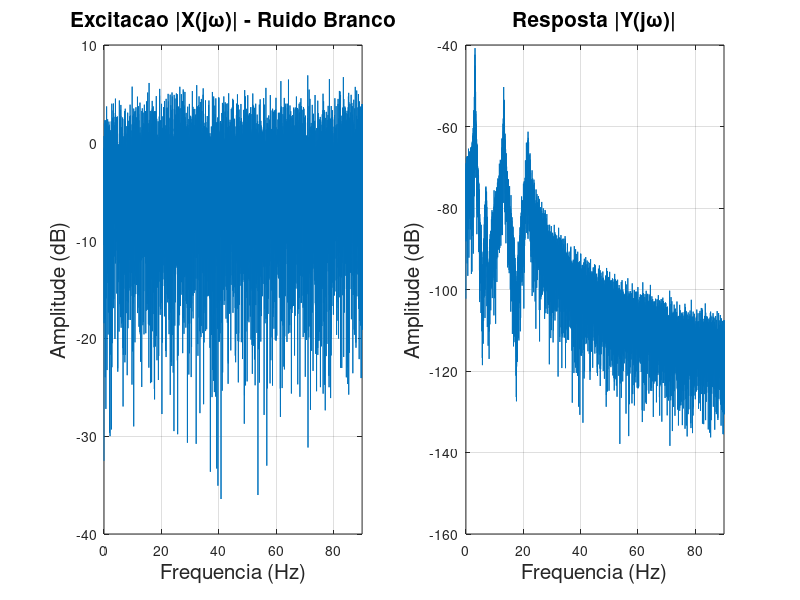
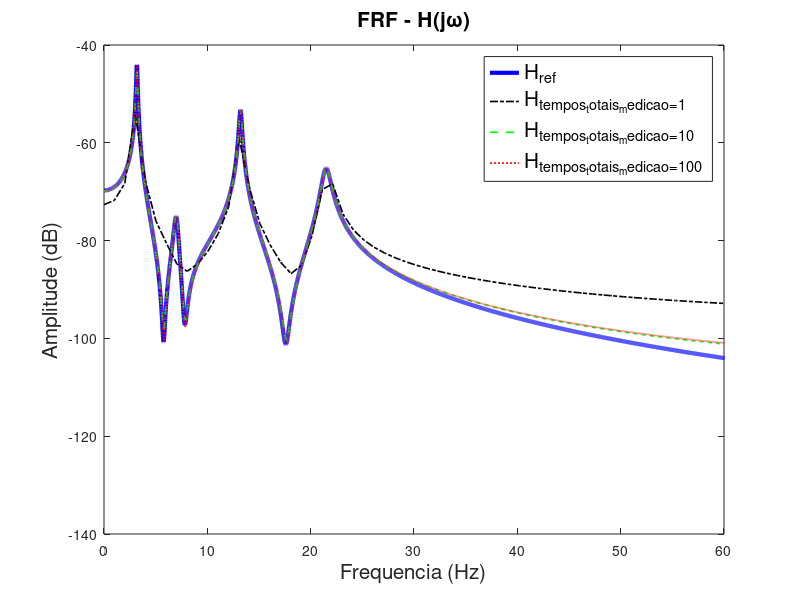
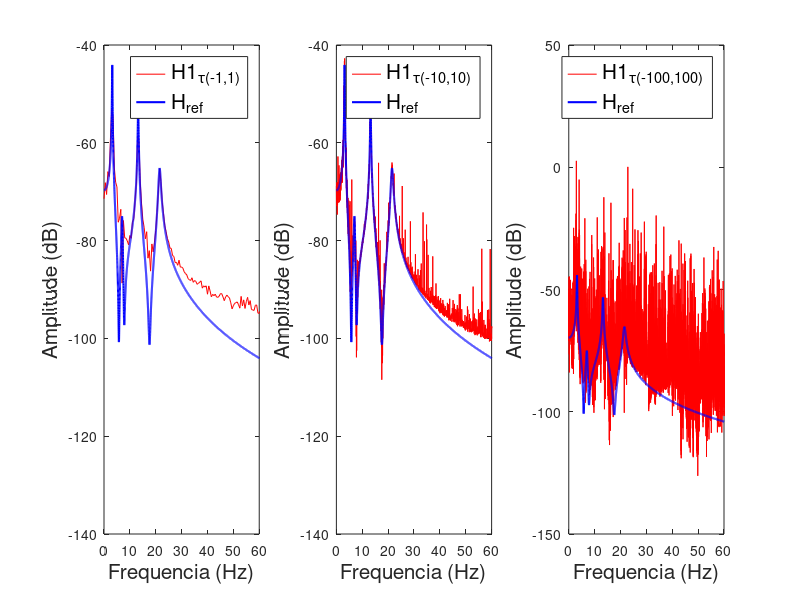
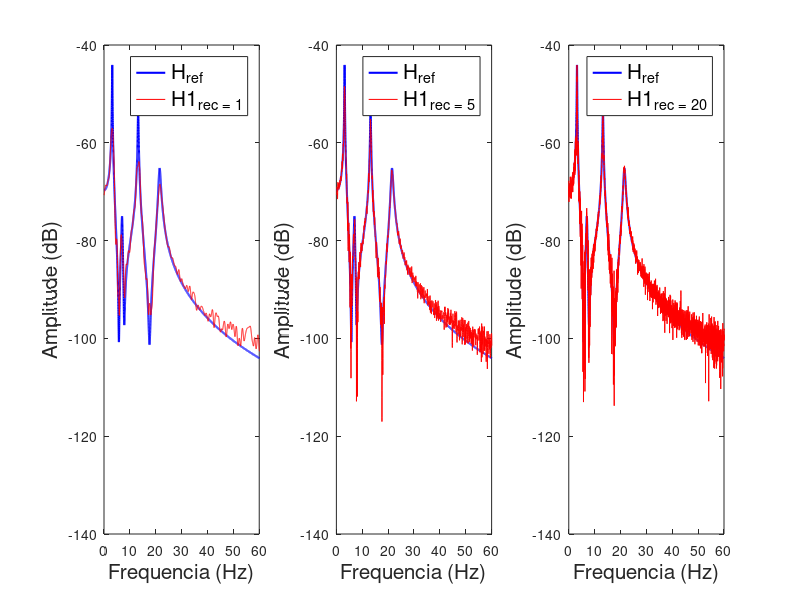

The MATLAB source for these figures, in order: (Note: this script raises an error after producing the figures.)
%% questao_3: function description
function questao_3 = questao_3()
	
	% A)
	amplitudes = [0.1 0.02 0.3 0.4]; % [metro]
	frequencias_angulares = [20 44 83 135]; % [rad/s]
	fatores_amortecimento = [0.02 0.03 0.01 0.02]; % qsi
	frequencias_naturais_amortecidas = [
		frequencias_angulares(1) * sqrt(1 - fatores_amortecimento(1)^2) ...
		frequencias_angulares(2) * sqrt(1 - fatores_amortecimento(2)^2) ...
		frequencias_angulares(3) * sqrt(1 - fatores_amortecimento(3)^2) ...
		frequencias_angulares(4) * sqrt(1 - fatores_amortecimento(4)^2) ...
	];

	tempos_totais_medicao = [1 10 100]; % [segundos]
	frequencia_amostragem = 180; % pontos por segundo [Hz]

	tempos_medicao = {
		% 1 segundo
		0 : 1/frequencia_amostragem : tempos_totais_medicao(1)-1/frequencia_amostragem ...
		% 10 segundos
		0 : 1/frequencia_amostragem : tempos_totais_medicao(2)-1/frequencia_amostragem ...
		% 100 segundos
		0 : 1/frequencia_amostragem : tempos_totais_medicao(3)-1/frequencia_amostragem
	};
	
	numero_total_pontos = tempos_totais_medicao(3)*frequencia_amostragem; % numero de elementos
	f = frequencia_amostragem*(0:numero_total_pontos-1)/numero_total_pontos; % [Hz]
	f_1 = linspace(0,180,length(tempos_medicao{1}));
	f_10 = linspace(0,180,length(tempos_medicao{2}));
	f_100 = linspace(0,180,length(tempos_medicao{3}));
	w = f*2*pi;              % vetor da frequência (rad/s)

	% Sistema de quatro graus de liberdade:
	h_1 = amplitudes(1)/frequencias_naturais_amortecidas(1) * exp(-fatores_amortecimento(1) ...
	 * frequencias_angulares(1) .* tempos_medicao{1}) .* sin(frequencias_naturais_amortecidas(1) ...
	  *tempos_medicao{1}) + amplitudes(2)/frequencias_naturais_amortecidas(2) * ...
	   exp(-fatores_amortecimento(2) * frequencias_angulares(2) * tempos_medicao{1}) .* ...
	    sin(frequencias_naturais_amortecidas(2)*tempos_medicao{1})...
	    + amplitudes(3)/frequencias_naturais_amortecidas(3) * exp(-fatores_amortecimento(3) * ...
	     frequencias_angulares(3) * tempos_medicao{1}) .* sin(frequencias_naturais_amortecidas(3) ... 
	     *tempos_medicao{1}) + amplitudes(4)/frequencias_naturais_amortecidas(4) * ... 
	     exp(-fatores_amortecimento(4) * frequencias_angulares(4) * tempos_medicao{1}) .* ... 
	     sin(frequencias_naturais_amortecidas(4)*tempos_medicao{1}); 
	h_10 = amplitudes(1)/frequencias_naturais_amortecidas(1) * exp(-fatores_amortecimento(1) ... 
	 * frequencias_angulares(1) .* tempos_medicao{2}) .* sin(frequencias_naturais_amortecidas(1) ... 
	 *tempos_medicao{2}) + amplitudes(2)/frequencias_naturais_amortecidas(2) * exp(-fatores_amortecimento(2) ...
	  * frequencias_angulares(2) * tempos_medicao{2}) .* sin(frequencias_naturais_amortecidas(2)*tempos_medicao{2})...
	    + amplitudes(3)/frequencias_naturais_amortecidas(3) * exp(-fatores_amortecimento(3) * ...
	     frequencias_angulares(3) * tempos_medicao{2}) .* sin(frequencias_naturais_amortecidas(3) ... 
	     *tempos_medicao{2}) + amplitudes(4)/frequencias_naturais_amortecidas(4) * ... 
	      exp(-fatores_amortecimento(4) * frequencias_angulares(4) * tempos_medicao{2}) .* ...
	       sin(frequencias_naturais_amortecidas(4)*tempos_medicao{2}); 
	h_100 = amplitudes(1)/frequencias_naturais_amortecidas(1) * exp(-fatores_amortecimento(1) ...
	 * frequencias_angulares(1) .* tempos_medicao{3}) .* sin(frequencias_naturais_amortecidas(1) ... 
	 *tempos_medicao{3}) + amplitudes(2)/frequencias_naturais_amortecidas(2) * ... 
	 exp(-fatores_amortecimento(2) * frequencias_angulares(2) * tempos_medicao{3}) ...
	  .* sin(frequencias_naturais_amortecidas(2)*tempos_medicao{3})...
	    + amplitudes(3)/frequencias_naturais_amortecidas(3) * exp(-fatores_amortecimento(3) ...
	     * frequencias_angulares(3) * tempos_medicao{3}) .* sin(frequencias_naturais_amortecidas(3) ... 
	     *tempos_medicao{3}) + amplitudes(4)/frequencias_naturais_amortecidas(4) * ...
	      exp(-fatores_amortecimento(4) * frequencias_angulares(4) * tempos_medicao{3}) ...
	       .* sin(frequencias_naturais_amortecidas(4)*tempos_medicao{3}); 

	% Magnitude FRF referência:
	Href = amplitudes(1) ./  ... 
	(frequencias_angulares(1).^2 - w.^2 ...
	 + 1i*2*fatores_amortecimento(1)*frequencias_angulares(1).*w) ...
	  + amplitudes(2) ./ ...
	   (frequencias_angulares(2).^2 - w.^2 ...
	    + 1i*2*fatores_amortecimento(2)*frequencias_angulares(2).*w)...
	    + amplitudes(3) ./ ...
	     (frequencias_angulares(3).^2 - w.^2 ...
	      + 1i*2*fatores_amortecimento(3)*frequencias_angulares(3).*w) ...
	       + amplitudes(4) ./ ...
	        (frequencias_angulares(4).^2 - w.^2 ...
	         + 1i*2*fatores_amortecimento(4)*frequencias_angulares(4).*w);

	H_1 = fft(h_1)/frequencia_amostragem;
	H_10 = fft(h_10)/frequencia_amostragem;
	H_100 = fft(h_100)/frequencia_amostragem;
	% Excitação
	x = randn(1,numero_total_pontos);  
	X = fft(x,numero_total_pontos)/frequencia_amostragem;
	% Resposta 
	Y = Href.*X;
	y = conv(x,h_100);
	y = y(1:numero_total_pontos);
	% Em escala log
	XdB = 20*log10(abs(X));
	YdB = 20*log10(abs(Y));
	HrefdB = 20*log10(abs(Href));
	HdB_1 = 20*log10(abs(H_1));
	HdB_10 = 20*log10(abs(H_10));
	HdB_100 = 20*log10(abs(H_100));
	%PLOtempos_totais_medicao 3(a)
	figure(4)
	subplot(1,2,1)
	plot(f,XdB)
	xlabel('Frequencia (Hz)','Fontsize',15)
	ylabel('Amplitude (dB)','Fontsize',15)
	title('Excitacao |X(j\omega)| - Ruido Branco','Fontsize',15)
	grid on
	xlim([0 90])
	subplot(1,2,2)
	plot(f,YdB)
	xlabel('Frequencia (Hz)','Fontsize',15)
	ylabel('Amplitude (dB)','Fontsize',15)
	title('Resposta |Y(j\omega)|','Fontsize',15)
	grid on
	xlim([0 90])
	%PLOtempos_totais_medicao 3(b)
	figure(5)
	plot(f,HrefdB,'b','LineWidth',3)
	hold on
	plot(f_1,HdB_1,'k-.','LineWidth',1.2)
	plot(f_10,HdB_10,'g--','LineWidth',1.2)
	plot(f_100,HdB_100,'r:','LineWidth',1.2)
	xlim([0 60])
	k=legend('H_{ref}','H_{tempos_totais_medicao=1}','H_{tempos_totais_medicao=10}','H_{tempos_totais_medicao=100}');
	set(k,'FontSize',15)
	title('FRF - H(j\omega)','Fontsize',15)
	xlabel('Frequencia (Hz)','Fontsize',15)
	ylabel('Amplitude (dB)','Fontsize',15)


	% 3(c)
	% -1<tau<1
	[Rxx_1, tau_1] = xcorr(x,x,frequencia_amostragem,'unbiased'); 
	[Rxy_1, tau_1] = xcorr(x,y,frequencia_amostragem,'unbiased'); % Correlação-cruzada
	tau_1 = tau_1/frequencia_amostragem;
	Sxx_1 = fft(Rxx_1);Sxy_1=fft(Rxy_1);H1_1=Sxy_1./Sxx_1;
	H1_1=abs(H1_1/frequencia_amostragem);
	f_1=linspace(0,180,length(Rxy_1));
	% -10<tau<10

	[Rxx_10, tau_10] = xcorr(x,x,frequencia_amostragem*10,'unbiased'); 
	[Rxy_10, tau_10] = xcorr(x,y,frequencia_amostragem*10,'unbiased'); % Correlação-cruzada
	tau_10 = tau_10/frequencia_amostragem;
	Sxx_10 = fft(Rxx_10);Sxy_10=fft(Rxy_10);H1_10=Sxy_10./Sxx_10;
	H1_10=abs(H1_10/frequencia_amostragem);
	f_10=linspace(0,180,length(Rxy_10));
	% -100<tau<100

	[Rxx_100, tau_100] = xcorr(x,x,frequencia_amostragem*100,'unbiased'); 
	[Rxy_100, tau_100] = xcorr(x,y,frequencia_amostragem*100,'unbiased'); % Correlação-cruzada
	tau_100 = tau_100/frequencia_amostragem;
	Sxx_100 = fft(Rxx_100);Sxy_100=fft(Rxy_100);H1_100=Sxy_100./Sxx_100;
	H1_100=abs(H1_100/frequencia_amostragem);
	f_100=linspace(0,180,length(Rxy_100));

	%PLOtempos_totais_medicao 3(c)

	figure(6)
	subplot(1,3,1)
	plot(f_1,20*log10(H1_1),'r')
	hold on
	plot(f,HrefdB,'b','LineWidth',1.5)
	xlim([0 60])
	xlabel('Frequencia (Hz)','Fontsize',15)
	ylabel('Amplitude (dB)', 'Fontsize',15)
	k=legend('H1_{\tau(-1,1)}','H_{ref}');
	set(k,'FontSize',15)

	subplot(1,3,2)
	plot(f_10,20*log10(H1_10),'r')
	hold on
	plot(f,HrefdB,'b','LineWidth',1.5)
	xlim([0 60])
	xlabel('Frequencia (Hz)','Fontsize',15)
	ylabel('Amplitude (dB)', 'Fontsize',15)
	k=legend('H1_{\tau(-10,10)}','H_{ref}');
	set(k,'FontSize',15)

	subplot(1,3,3)
	plot(f_100,20*log10(H1_100),'r')
	hold on
	plot(f,HrefdB,'b','LineWidth',1.5)
	xlim([0 60])
	xlabel('Frequencia (Hz)','Fontsize',15)
	ylabel('Amplitude (dB)', 'Fontsize',15)
	k=legend('H1_{\tau(-100,100)}','H_{ref}');
	set(k,'FontSize',15)

	%3(d)
	%Definindo um perido de janela tempos_totais_medicaor = [1 5 20] [s]
	tempos_totais_medicaor_1 = 1; numero_total_pontosr_1 = frequencia_amostragem*tempos_totais_medicaor_1;
	tempos_totais_medicaor_5 = 5;  numero_total_pontosr_5 = frequencia_amostragem*tempos_totais_medicaor_5;
	tempos_totais_medicaor_20 = 20;  numero_total_pontosr_20 = frequencia_amostragem*tempos_totais_medicaor_20;

	Sxx_W_1 = cpsd(x,x, rectwin(numero_total_pontosr_1), 0, numero_total_pontos,frequencia_amostragem, 'twosided'); % Sxx utilizando o Método de Welch
	Sxy_W_1 = cpsd(y,x, rectwin(numero_total_pontosr_1), 0, numero_total_pontos,frequencia_amostragem,'twosided'); % Sxy utilizando o Método de Welch
	H1_W_1 = Sxy_W_1./Sxx_W_1;
	H1_W_1=abs(H1_W_1)/frequencia_amostragem;

	Sxx_W_5 = cpsd(x,x, rectwin(numero_total_pontosr_5), 0, numero_total_pontos,frequencia_amostragem, 'twosided'); % Sxx utilizando o Método de Welch
	Sxy_W_5 = cpsd(y,x, rectwin(numero_total_pontosr_5), 0, numero_total_pontos,frequencia_amostragem,'twosided'); % Sxy utilizando o Método de Welch
	H1_W_5 = Sxy_W_5./Sxx_W_5;
	H1_W_5=abs(H1_W_5)/frequencia_amostragem;

	Sxx_W_20 = cpsd(x,x, rectwin(numero_total_pontosr_20), 0, numero_total_pontos,frequencia_amostragem, 'twosided'); % Sxx utilizando o Método de Welch
	Sxy_W_20 = cpsd(y,x, rectwin(numero_total_pontosr_20), 0, numero_total_pontos,frequencia_amostragem,'twosided'); % Sxy utilizando o Método de Welch
	H1_W_20 = Sxy_W_20./Sxx_W_20;
	H1_W_20=abs(H1_W_20)/frequencia_amostragem;

	%PLOtempos_totais_medicao 3(d)

	figure(7)

	subplot(1,3,1)
	plot(f,HrefdB,'b','LineWidth',1.5)
	hold on
	plot(f,20*log10(H1_W_1),'r')
	xlim([0 60])
	xlabel('Frequencia (Hz)','Fontsize',15)
	ylabel('Amplitude (dB)', 'Fontsize',15)
	k=legend('H_{ref}','H1_{rec = 1}');
	set(k,'FontSize',15)

	subplot(1,3,2)
	plot(f,HrefdB,'b','LineWidth',1.5)
	hold on
	plot(f,20*log10(H1_W_5),'r')
	xlim([0 60])
	xlabel('Frequencia (Hz)','Fontsize',15)
	ylabel('Amplitude (dB)', 'Fontsize',15)
	k=legend('H_{ref}','H1_{rec = 5}');
	set(k,'FontSize',15)

	subplot(1,3,3)
	plot(f,HrefdB,'b','LineWidth',1.5)
	hold on
	plot(f,20*log10(H1_W_20),'r')
	xlim([0 60])
	xlabel('Frequencia (Hz)','Fontsize',15)
	ylabel('Amplitude (dB)', 'Fontsize',15)
	k=legend('H_{ref}','H1_{rec = 20}');
	set(k,'FontSize',15)

	%3(e)
	%Definindo um perido de janela tempos_totais_medicaor = [10] [s]

	tempos_totais_medicaor_10 = 10;  numero_total_pontosr_10 = frequencia_amostragem*tempos_totais_medicaor_10;

	%MÉtempos_totais_medicaoODO DE WELCH PARA DIFEREnumero_total_pontostempos_totais_medicaoES OVERLAP
	Sxx_O_25 = cpsd(x,x, rectwin(numero_total_pontosr_10), numero_total_pontosr_10/4, numero_total_pontos,frequencia_amostragem, 'twosided'); % Sxx utilizando o Método de Welch
	Sxy_O_25 = cpsd(y,x, rectwin(numero_total_pontosr_10), numero_total_pontosr_10/4, numero_total_pontos,frequencia_amostragem,'twosided'); % Sxy utilizando o Método de Welch
	H1_O_25 = Sxy_O_25./Sxx_O_25;
	H1_O_25=abs(H1_O_25)/frequencia_amostragem;

	Sxx_O_50 = cpsd(x,x, rectwin(numero_total_pontosr_10), numero_total_pontosr_10/2, numero_total_pontos,frequencia_amostragem, 'twosided'); % Sxx utilizando o Método de Welch
	Sxy_O_50 = cpsd(y,x, rectwin(numero_total_pontosr_10), numero_total_pontosr_10/2, numero_total_pontos,frequencia_amostragem,'twosided'); % Sxy utilizando o Método de Welch
	H1_O_50 = Sxy_O_50./Sxx_O_50;
	H1_O_50=abs(H1_O_50)/frequencia_amostragem;

	Sxx_O_75 = cpsd(x,x, rectwin(numero_total_pontosr_10), 3*numero_total_pontosr_10/4, numero_total_pontos,frequencia_amostragem, 'twosided'); % Sxx utilizando o Método de Welch
	Sxy_O_75 = cpsd(y,x, rectwin(numero_total_pontosr_10), 3*numero_total_pontosr_10/4, numero_total_pontos,frequencia_amostragem,'twosided'); % Sxy utilizando o Método de Welch
	H1_O_75 = Sxy_O_75./Sxx_O_75;
	H1_O_75=abs(H1_O_75)/frequencia_amostragem;

	figure(8)

	subplot(1,3,1)
	plot(f,HrefdB,'b','LineWidth',1.5)
	hold on
	plot(f,20*log10(H1_O_25),'r')
	xlim([0 60])
	xlabel('Frequencia (Hz)','Fontsize',15)
	ylabel('Amplitude (dB)', 'Fontsize',15)
	k=legend('H_{ref}','H1_{overlap = 25%}');
	set(k,'FontSize',15)

	subplot(1,3,2)
	plot(f,HrefdB,'b','LineWidth',1.5)
	hold on
	plot(f,20*log10(H1_O_50),'r')
	xlim([0 60])
	xlabel('Frequencia (Hz)','Fontsize',15)
	ylabel('Amplitude (dB)', 'Fontsize',15)
	k=legend('H_{ref}','H1_{overlap = 50%}');
	set(k,'FontSize',15)


	subplot(1,3,3)
	plot(f,HrefdB,'b','LineWidth',1.5)
	hold on
	plot(f,20*log10(H1_O_75),'r')
	xlim([0 60])
	xlabel('Frequencia (Hz)','Fontsize',15)
	ylabel('Amplitude (dB)', 'Fontsize',15)
	k=legend('H_{ref}','H1_{overlap = 75%}');
	set(k,'FontSize',15)

	%3(f)

	%MÉtempos_totais_medicaoODO DE WELCH COM AS JAnumero_total_pontosELAS Utempos_totais_medicaoILIZADAS numero_total_pontosA QUEStempos_totais_medicaoÃO 2

	Sxx_Rec = cpsd(x,x, rectwin(numero_total_pontosr_10), numero_total_pontosr_10/2, numero_total_pontos,frequencia_amostragem, 'twosided'); % Sxx utilizando o Método de Welch
	Sxy_Rec = cpsd(y,x, rectwin(numero_total_pontosr_10), numero_total_pontosr_10/2, numero_total_pontos,frequencia_amostragem,'twosided'); % Sxy utilizando o Método de Welch
	H1_Rec = Sxy_Rec./Sxx_Rec;
	H1_Rec=abs(H1_Rec)/frequencia_amostragem;
	A=corrcoef(HrefdB,H1_Rec);
	A=abs(A(1,2));

	Sxx_tempos_totais_medicaouk= cpsd(x,x, tukeywin(numero_total_pontosr_10), numero_total_pontosr_10/2, numero_total_pontos,frequencia_amostragem, 'twosided'); % Sxx utilizando o Método de Welch
	Sxy_tempos_totais_medicaouk = cpsd(y,x, tukeywin(numero_total_pontosr_10), numero_total_pontosr_10/2, numero_total_pontos,frequencia_amostragem,'twosided'); % Sxy utilizando o Método de Welch
	H1_tempos_totais_medicaouk = Sxy_tempos_totais_medicaouk./Sxx_tempos_totais_medicaouk;
	H1_tempos_totais_medicaouk=abs(H1_tempos_totais_medicaouk)/frequencia_amostragem;
	B=corrcoef(HrefdB,H1_tempos_totais_medicaouk);
	B=abs(B(1,2));

	Sxx_tempos_totais_medicaorian = cpsd(x,x, triang(numero_total_pontosr_10), numero_total_pontosr_10/2, numero_total_pontos,frequencia_amostragem, 'twosided'); % Sxx utilizando o Método de Welch
	Sxy_tempos_totais_medicaorian = cpsd(y,x, triang(numero_total_pontosr_10), numero_total_pontosr_10/2, numero_total_pontos,frequencia_amostragem,'twosided'); % Sxy utilizando o Método de Welch
	H1_tempos_totais_medicaorian = Sxy_tempos_totais_medicaorian./Sxx_tempos_totais_medicaorian;
	H1_tempos_totais_medicaorian=abs(H1_tempos_totais_medicaorian)/frequencia_amostragem;
	C=corrcoef(HrefdB,H1_tempos_totais_medicaorian);
	C=abs(C(1,2));

	%PLOtempos_totais_medicao 3(f)
	texto_correlacao_x = 123;
	texto_correlacao_y = 11;
	figure(9)
	subplot(1,3,1)
	plot(f,HrefdB,'b','LineWidth',1.5)
	hold on
	plot(f,20*log10(H1_Rec),'r')
	strmax = ['Correlacao = ', num2str(A)];
	text(45,-115,strmax,'HorizontalAlignment','right','Fontsize',13);
	axis([0 60 -120 -40])
	xlabel('Frequencia (Hz)','Fontsize',15)
	ylabel('Amplitude (dB)', 'Fontsize',15)
	k=legend('H_{ref}','H1_{retangular}');
	set(k,'FontSize',15)

	subplot(1,3,2)
	plot(f,HrefdB,'b','LineWidth',1.5)
	hold on
	plot(f,20*log10(H1_tempos_totais_medicaouk),'r')
	strmax = ['Correlacao = ', num2str(B)];
	text(45,-105,strmax,'HorizontalAlignment','right','Fontsize',13);
	xlim([0 60])
	xlabel('Frequencia (Hz)','Fontsize',15)
	ylabel('Amplitude (dB)', 'Fontsize',15)
	k=legend('H_{ref}','H1_{tukey}');
	set(k,'FontSize',15)


	subplot(1,3,3)
	plot(f,HrefdB,'b','LineWidth',1.5)
	hold on
	plot(f,20*log10(H1_tempos_totais_medicaorian),'r')
	strmax = ['Correlacao = ', num2str(C)];
	text(45,-105,strmax,'HorizontalAlignment','right','Fontsize',13);
	xlim([0 60])
	xlabel('Frequencia (Hz)','Fontsize',15)
	ylabel('Amplitude (dB)', 'Fontsize',15)
	k=legend('H_{ref}','H1_{triangular}');
	set(k,'FontSize',15)